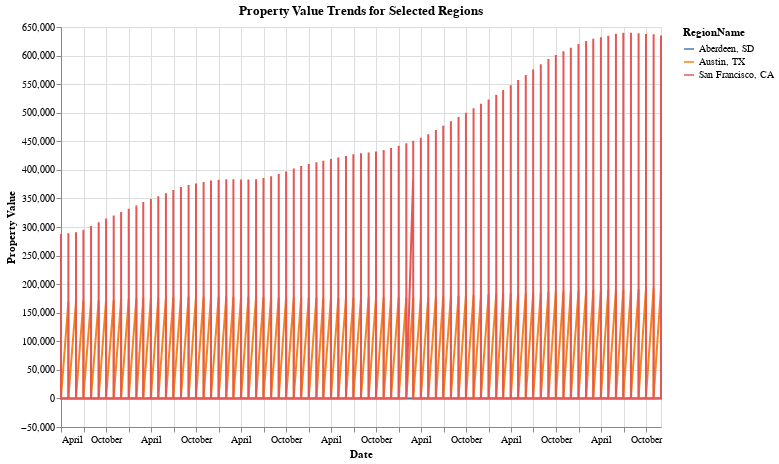

Notebook cell for this chart:
### Code cell
#Line Chart of Property Trends for Selected Regions
selected_regions = ['Aberdeen, SD', 'Austin, TX', 'San Francisco, CA']
line_chart = alt.Chart(time_series_melted[time_series_melted['RegionName'].isin(selected_regions)]).mark_line().encode(
    x='Date:T',
    y='Property Value:Q',
    color='RegionName:N',
    tooltip=['RegionName', 'Date', 'Property Value']
).properties(
    title='Property Value Trends for Selected Regions',
    width=600,
    height=400
)
line_chart.save('Property_Value_Trends.html')
line_chart.display()

### Figure 1 — Vega-Lite specification as saved in the notebook (floating-point values rounded to 4 significant figures; data arrays with more than 128 entries replaced by an {"elided": "..."} marker saying what was removed)
{"config": {"view": {"continuousWidth": 300, "continuousHeight": 300}}, "data": {"name": "data-466d896939d2629787f02c7e832857e5"}, "mark": {"type": "line"}, "encoding": {"color": {"field": "RegionName", "type": "nominal"}, "tooltip": [{"field": "RegionName", "type": "nominal"}, {"field": "Date", "type": "temporal"}, {"field": "Property Value", "type": "quantitative"}], "x": {"field": "Date", "type": "temporal"}, "y": {"field": "Property Value", "type": "quantitative"}}, "height": 400, "title": "Property Value Trends for Selected Regions", "width": 600, "$schema": "https://vega.github.io/schema/vega-lite/v5.8.0.json", "datasets": {"data-466d896939d2629787f02c7e832857e5": {"elided": "1701 records"}}}
